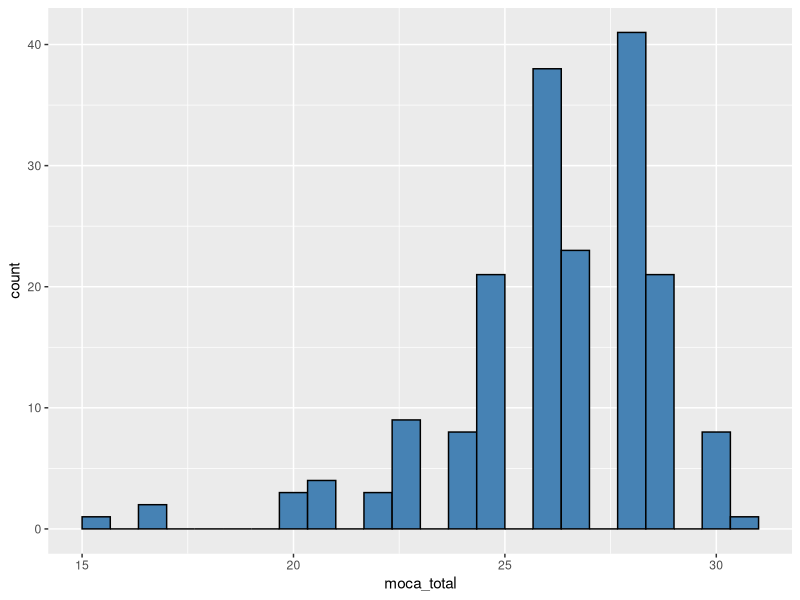

Reproduce this figure in R.
## ---- chunk 1
library(tidyverse)
library(ggplot2)

## ---- chunk 2
# Load in the filtered and wrangled Parkinson's metadata
parkinsons_metadata_filt_cat = read.csv("../Datasets/Metadata/parkinsons_metadata_filt_cat.csv", row.names = 1)

## ---- chunk 3
moca_histogram = ggplot(parkinsons_metadata_filt_cat, aes(x = moca_total)) +
  geom_histogram(bins = 25, fill = "steelblue", color = "black")
moca_histogram
